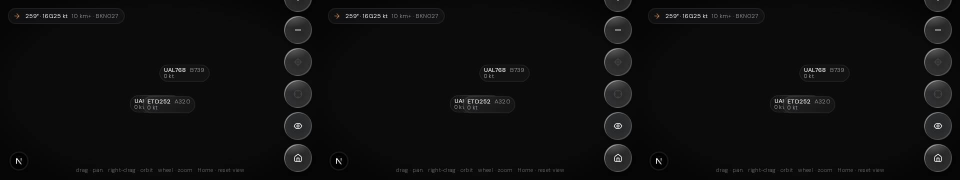
#> input picture tests/tmp/dbg.jpg, 1920 x 360 px, given in place of frame-00000.png, which was not available (shown at 1/2 size)
$ python towebp.py ../../../tests/tmp ../../../tests/tmp/fr800.jpg
#> lines starting #> are read from the running program, lines starting #| are printed output that depends on the picture
import sys, os
from multiprocessing import Pool
from PIL import Image
SRC, OUT = sys.argv[1], sys.argv[2]
os.makedirs(f'{OUT}/f', exist_ok=True); os.makedirs(f'{OUT}/m', exist_ok=True)
def one(i):
#> called with i = 0
    im = Image.open(f'{SRC}/frame-{i:05d}.png').convert('RGB')
#> im is the input picture: PIL image 1920x360 RGB; mean R, G, B 14.5, 14.5, 14.6
    im.save(f'{OUT}/f/{i:04d}.webp', 'WEBP', quality=80, method=5)
    im.resize((960, 540), Image.LANCZOS).save(f'{OUT}/m/{i:04d}.webp', 'WEBP', quality=78, method=5)
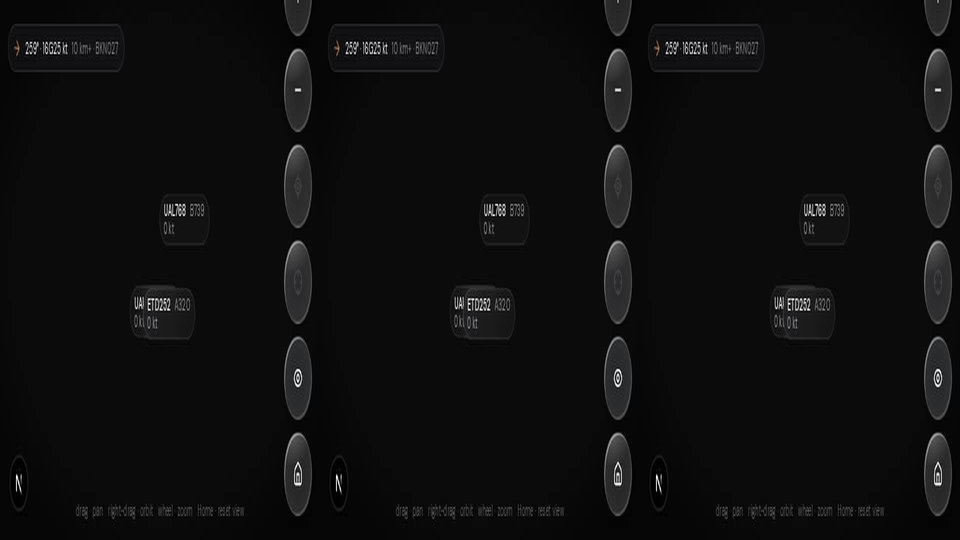
#> saved as 0000.webp: PIL image 960x540 RGB; mean R, G, B 14.5, 14.5, 14.6
with Pool(8) as p: p.map(one, range(480))
#> call 2 of one, with i = 1
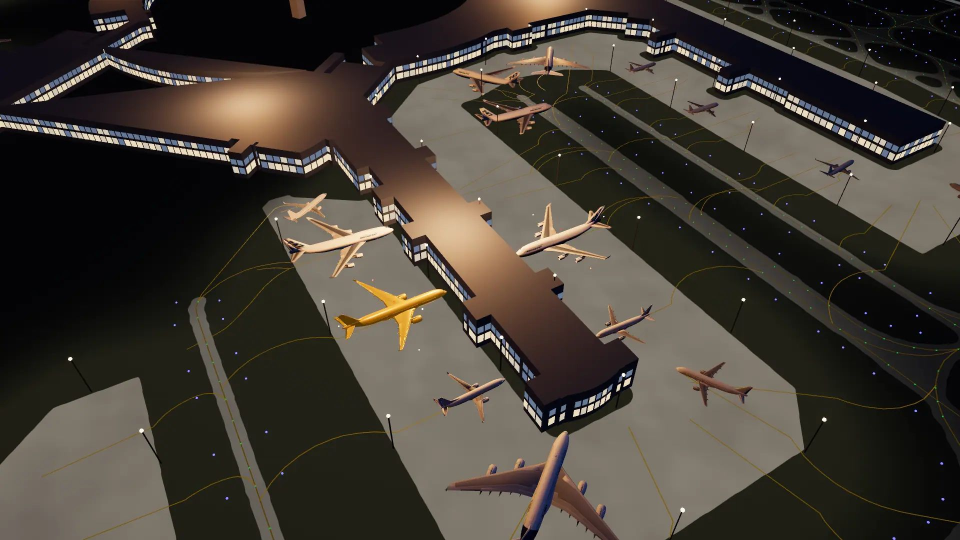
#> input picture tests/tmp/fr800.jpg, 1920 x 1080 px, given in place of frame-00001.png, which was not available (shown at 1/2 size)
#> in one, im is the input picture: PIL image 1920x1080 RGB; mean R, G, B 66.9, 60.9, 52.7
#> in one (call 2), `im.resize((960, 540), Image.LANCZOS).save(f'{OUT}/m/{i:04d}.webp', 'WE..`:
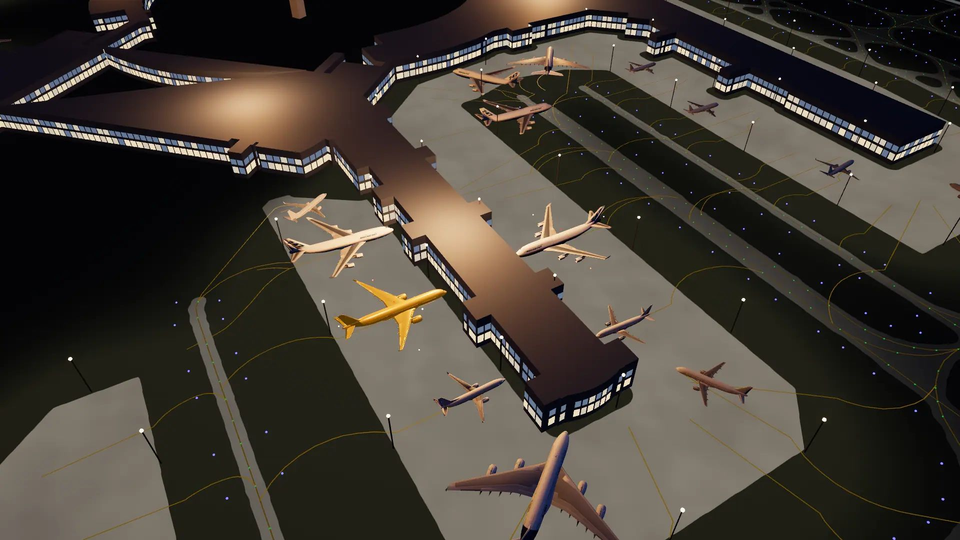
#> saved as 0001.webp: PIL image 960x540 RGB; mean R, G, B 66.9, 60.9, 52.7
#> (the run stopped early here; a loop or call above may not have finished)
